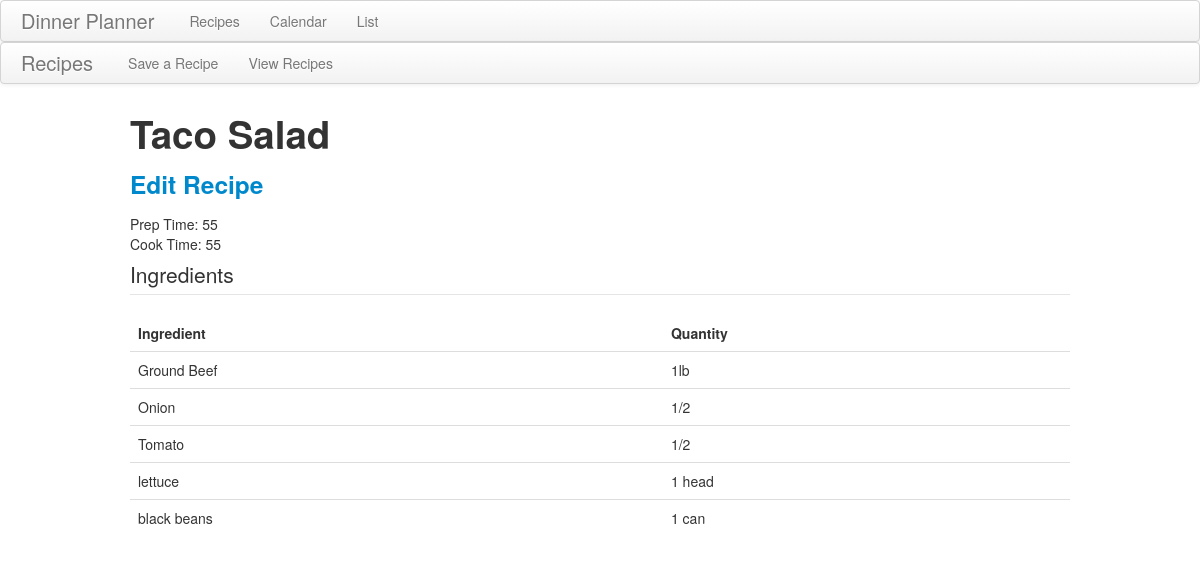
The app's page /recipes/view/1 with its own data.
### recipes/models.py (models this page shows)
class recipe(models.Model):
	title = models.CharField(max_length = 100)
	prep_time = models.CharField(max_length = 50)
	cook_time = models.CharField(max_length = 50)
	ingredients = models.TextField()
	url = models.TextField(null=True)

### recipes/views.py (the view)
# urls.py: url(r'^view/(.*)$', views.recipe_view_specific, name='recipe_view_specific'),
def recipe_view_specific(request, params):
	recipe = r.objects.get(pk=params)
	context = {}
	context['recipe'] = recipe
	context['ingredients'] = json.loads(recipe.ingredients)
	return render_to_response('recipe_view_specific.html', context, context_instance = RequestContext(request))

### recipes/templates/recipe_view_specific.html
{% extends 'recipe_template.html' %}
{% block main %}
<h1>{{recipe.title}}</h1>
<h3><a href="/recipes/edit/{{recipe.pk}}">Edit Recipe</a></h3>
<div id="prep_time">Prep Time:   {{recipe.prep_time}}</div>
<div id="cook_time">Cook Time:   {{recipe.cook_time}}</div>
<div id="items">
	<legend>Ingredients</legend>
	<table class="table">
		<thead>
			<th>Ingredient</th>
			<th>Quantity</th>
		</thead>
		<tbody>
			{% for ingredient in ingredients %}
				{% for ingred, quant in ingredient.items %}
					<tr>
						<td>{{ingred}}</td>
						<td>{{quant}}</td>
					</tr>
				{% endfor %}
			{% endfor %}
		</tbody>
	</table>
</div>
{% endblock %}

### records on screen
recipe: title "Taco Salad", prep_time "55", cook_time "55"

### other values on screen
{{ ingred }} "Ground Beef" "Onion" "Tomato" "lettuce" "black beans"
{{ quant }} "1lb" "1/2" "1/2" "1 head" "1 can"
